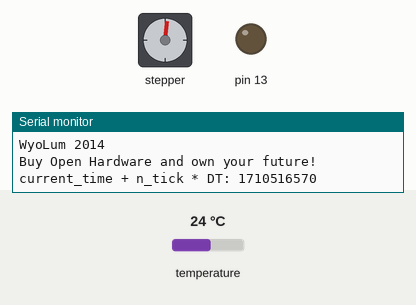
Bench run of a sketch on a simulated Arduino Uno, built with avr-gcc and run on an emulated ATmega328P. Shown: stepper motor, output pins drawn as LEDs (lit = HIGH), the last lines printed to the serial monitor. Wiring (inferred from the names in the program): DS3231 clock at I2C address 0x68. Inputs (shaded band) come from the test bench; at power-on: temperature 24 °C. The local clock reads 2024-03-15 10:24:30 at power-on unless the sketch sets it; stepper angles assume 48 steps per turn.

Above: at 0.1 s.
At 3.6 s:
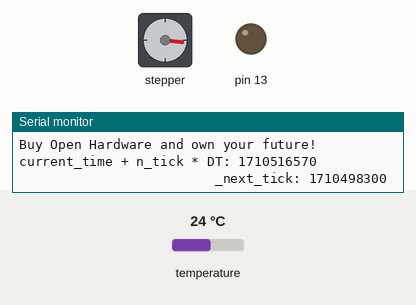
At 7.4 s:
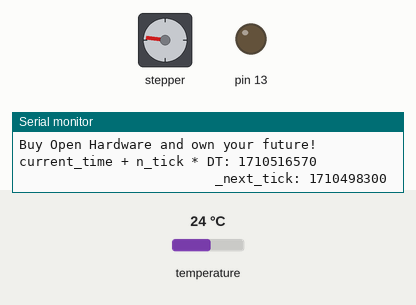
At 30.1 s:
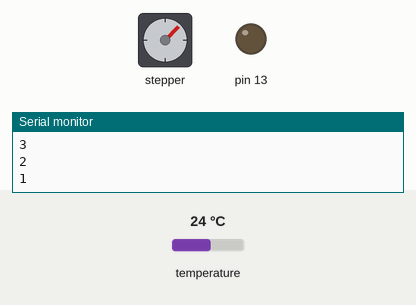
Timing chart, 0 to 31.6 s (numbered marks = the images above):
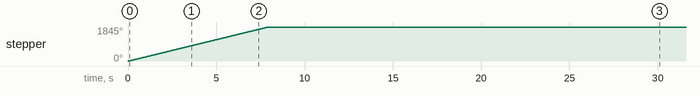

The sketch:

GearClock.ino
```cpp
#include <Wire.h>
#include "AFMotor.h"
#include "rtcBOB.h"
#include "Time.h"
#include "rtcBOB.h"

// Connect a stepper motor with 48 steps per revolution (7.5 degree)
// to motor port #2 (M3 and M4)
const int STEPS_PER_REV = 48;
AF_Stepper motor(STEPS_PER_REV, 2);
const int DT = 3600/STEPS_PER_REV;

time_t _next_tick = 0;

time_t read_next_tick(){
  uint8_t *time_bytes_p;
  time_t out;

  time_bytes_p = (uint8_t*)(&out);
  rtc_raw_read(DS3231_ALARM1_OFSET, 4, false, time_bytes_p);
  return out;
}

time_t write_next_tick(time_t next_tick){
  uint8_t *time_bytes_p;

  time_bytes_p = (uint8_t*)(&next_tick);
  rtc_raw_write(DS3231_ALARM1_OFSET, 4, false, time_bytes_p);
}

void setup() {
  uint8_t n_tick;
  int i;
  time_t current_time, last_tick;

  Serial.begin(115200);
  Serial.println("Gear Clock");
  Serial.println("WyoLum 2014");
  Serial.println("Buy Open Hardware and own your future!");

  Wire.begin();
  // setRTC(10*3600 + 12 * 60);
  motor.setSpeed(40);  // 10 rpm
  motor.step(1, FORWARD, SINGLE); // 48 steps
  motor.step(1, BACKWARD, SINGLE); // 48 steps
  // while(1) delay(100); // hold in place while setting alignment.

  /*
  // spin indef to test mechanics
  while(1){
    motor.step(STEPS_PER_REV, FORWARD, SINGLE); // 48 steps
    delay(200);
  }
  */
  pinMode(13, OUTPUT);
  //digitalWrite(13, HIGH);
  // delay(100);
  digitalWrite(13, LOW);

  // alarm time on RTC is the next tick time.
  current_time = getTime();
  // write_next_tick(current_time - 48 * DT); // ### DBG


  _next_tick = read_next_tick();

  last_tick = _next_tick - DT;
  // catch up to number of steps in cycle
  if((last_tick / DT) % 4 == 1){
    motor.step(1, FORWARD, SINGLE);
  }
  if((last_tick / DT) % 4 == 2){
    motor.step(2, FORWARD, SINGLE);
  }
  if((last_tick / DT) % 4 == 3){
    motor.step(1, BACKWARD, SINGLE);
  }


  if(current_time > _next_tick){
    last_tick = _next_tick;
    _next_tick = current_time - (current_time) % DT  + DT;
    n_tick = ((current_time - last_tick) % (86400 / 2)) / DT + 1;
    Serial.print("current_time + n_tick * DT: ");
    Serial.println(current_time + n_tick * DT);
    Serial.print("                         _next_tick: ");
    Serial.println(_next_tick);
    for(i = 0; i < n_tick; i++){
      motor.step(1, FORWARD, SINGLE);
      write_next_tick(_next_tick - (n_tick - 1) * DT);
    }
    Serial.print("_next_tick: ");
    Serial.println(_next_tick);
    write_next_tick(_next_tick);
    Serial.print("read_next_tick(): ");
    Serial.println(read_next_tick());
    Serial.print("_next_tick - getTime(): ");
    Serial.println(_next_tick - getTime());
  }
}

void loop(){
  int togo;
  uint8_t hh, mm, ss;
  motor.release();

  while(_next_tick > getTime()){
    togo = _next_tick - getTime();
    delay(1000);
    Serial.println(togo);
  }
  motor.step(1, FORWARD, SINGLE);
  _next_tick += DT;
  write_next_tick(_next_tick);
}
```
